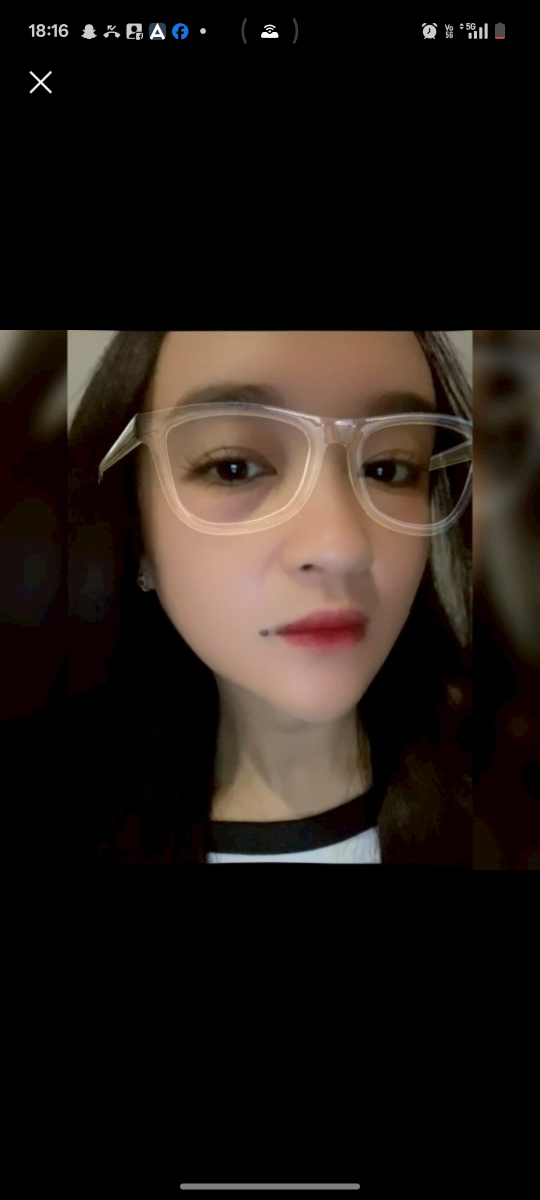
#> input picture source_image.jpg, 1080 x 2400 px (shown at 1/2 size)
$ python generate_stickers.py
#> lines starting #> are read from the running program, lines starting #| are printed output that depends on the picture
import os
from PIL import Image, ImageDraw, ImageFont

# Configuration
SOURCE_IMAGE = "source_image.jpg"
OUTPUT_DIR = "stickers"
FONT_PATH = "/usr/share/fonts/truetype/dejavu/DejaVuSans-Bold.ttf"
TEXT_COLOR = (0, 0, 0) # Black
OUTLINE_COLOR = (255, 255, 255) # White
OUTLINE_WIDTH = 3

# LINE Sticker Dimensions (W x H)
STICKER_SIZE = (370, 320)
MAIN_SIZE = (240, 240)
TAB_SIZE = (96, 74)

# 36 Phrases
PHRASES = [
    "Hi", "Hello", "Good Morning", "Good Night",
    "Bye", "See you", "Thanks", "Thank you",
    "Sorry", "Excuse me", "OK", "Yes",
    "No", "Good", "Bad", "LOL",
    "Haha", "Love", "Like", "Wow",
    "What?", "Really?", "Please", "Help",
    "Busy", "Tired", "Hungry", "Angry",
    "Sad", "Happy", "Congrats", "Good Luck",
    "Nice", "Cool", "OMG", "..."
]

def ensure_dir(directory):
    if not os.path.exists(directory):
        os.makedirs(directory)

def load_and_resize_image(filepath, target_size):
    """
    Resizes image to fit within target_size while maintaining aspect ratio.
    Returns a new RGBA image of size target_size with the resized image centered.
    """
#> called with filepath = 'source_image.jpg', target_size = (370, 320)
    img = Image.open(filepath).convert("RGBA")

    # Calculate resize ratio
    width_ratio = target_size[0] / img.width
#> width_ratio = 0.343
    height_ratio = target_size[1] / img.height
#> height_ratio = 0.133
    scale = min(width_ratio, height_ratio)
#> scale = 0.133

    new_width = int(img.width * scale)
#> new_width = 144
    new_height = int(img.height * scale)
#> new_height = 320

    resized_img = img.resize((new_width, new_height), Image.Resampling.LANCZOS)
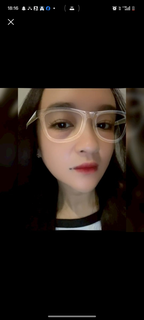
#> resized_img: PIL image 144x320 RGBA; mean R, G, B, A 32.8, 25.5, 20.9, 255

    # Create transparent canvas
    canvas = Image.new("RGBA", target_size, (255, 255, 255, 0))

    # Center position
    x = (target_size[0] - new_width) // 2
#> x = 113
    y = (target_size[1] - new_height) // 2
#> y = 0

    canvas.paste(resized_img, (x, y))
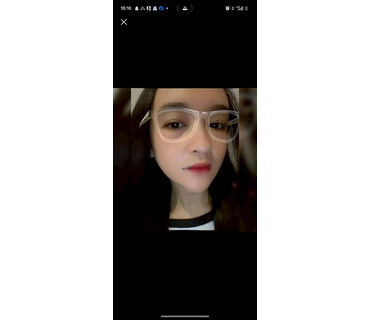
#> canvas: PIL image 370x320 RGBA; mean R, G, B, A 168.5, 165.7, 163.9, 99.2; transparent parts drawn white
    return canvas

def draw_text_with_outline(draw, text, font, canvas_size):
    """
    Draws text centered at the bottom of the image with an outline.
    """
#> called with text = 'Hi', canvas_size = (370, 320)
    # Calculate text size
    bbox = draw.textbbox((0, 0), text, font=font)
    text_width = bbox[2] - bbox[0]
    text_height = bbox[3] - bbox[1]

    # Position: Centered horizontally, 20px from bottom
    x = (canvas_size[0] - text_width) // 2
    y = canvas_size[1] - text_height - 20

    # Draw outline
    for adj_x in range(-OUTLINE_WIDTH, OUTLINE_WIDTH + 1):
        for adj_y in range(-OUTLINE_WIDTH, OUTLINE_WIDTH + 1):
            draw.text((x + adj_x, y + adj_y), text, font=font, fill=OUTLINE_COLOR)

    # Draw text
    draw.text((x, y), text, font=font, fill=TEXT_COLOR)

def generate_stickers():
    ensure_dir(OUTPUT_DIR)

    # Load font - adjust size based on typical sticker size
    font_size = 40
    try:
        font = ImageFont.truetype(FONT_PATH, font_size)
    except IOError:
        print(f"Font not found at {FONT_PATH}. Using default.")
        font = ImageFont.load_default()

    # Generate 36 stickers
    for i, phrase in enumerate(PHRASES):
        idx = i + 1
        filename = f"{idx:02d}.png"
        filepath = os.path.join(OUTPUT_DIR, filename)

        # Create base sticker
        sticker = load_and_resize_image(SOURCE_IMAGE, STICKER_SIZE)
        draw = ImageDraw.Draw(sticker)

        # Add text
        draw_text_with_outline(draw, phrase, font, STICKER_SIZE)

        sticker.save(filepath, "PNG")
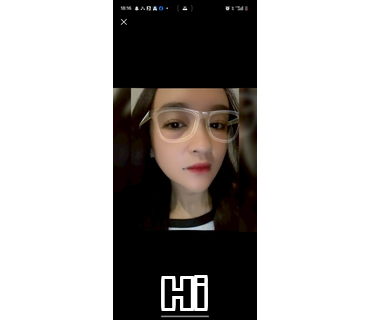
#> saved as 01.png: PIL image 370x320 RGBA; mean R, G, B, A 170.4, 167.5, 165.7, 99.2; transparent parts drawn white
        print(f"Generated {filepath}")

    # Generate Main Image (used for display in store) - Use the first phrase or image
    main_img = load_and_resize_image(SOURCE_IMAGE, MAIN_SIZE)
#> in load_and_resize_image (call 37), `resized_img = img.resize((new_width, new_height), Image.Resampling.LAN..`:
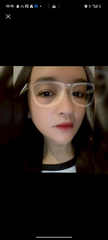
#> resized_img: PIL image 108x240 RGBA; mean R, G, B, A 32.8, 25.5, 20.9, 255
#> in load_and_resize_image (call 37), `canvas.paste(resized_img, (x, y))`:
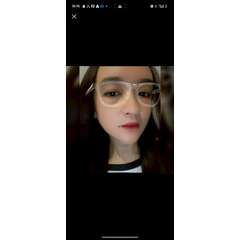
#> canvas: PIL image 240x240 RGBA; mean R, G, B, A 155, 151.7, 149.6, 114.8; transparent parts drawn white
    # Optional: Add text to main image too, or keep clean.
    # Usually main image represents the pack. Let's add the first phrase "Hi"
    draw_main = ImageDraw.Draw(main_img)
    font_main = ImageFont.truetype(FONT_PATH, 30) # Smaller font
    draw_text_with_outline(draw_main, "Hi", font_main, MAIN_SIZE)
    main_img.save(os.path.join(OUTPUT_DIR, "main.png"), "PNG")
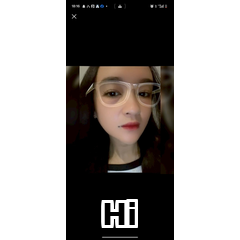
#> saved as main.png: PIL image 240x240 RGBA; mean R, G, B, A 157.8, 154.5, 152.4, 114.8; transparent parts drawn white
    print(f"Generated main.png")

    # Generate Tab Image (icon in chat)
    tab_img = load_and_resize_image(SOURCE_IMAGE, TAB_SIZE)
#> in load_and_resize_image (call 38), `canvas.paste(resized_img, (x, y))`:
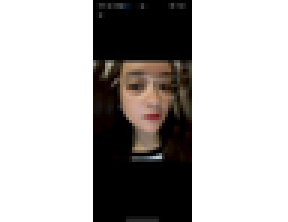
#> canvas: PIL image 96x74 RGBA (shown 3 times larger); mean R, G, B, A 178.7, 176.2, 174.6, 87.7; transparent parts drawn white
    tab_img.save(os.path.join(OUTPUT_DIR, "tab.png"), "PNG")
    print(f"Generated tab.png")

if __name__ == "__main__":
    generate_stickers()
